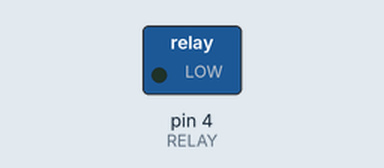
Recording of a sketch running on a simulated Arduino Uno, built with avr-gcc and run on an emulated ATmega328P. Shown: switched loads named in the sketch (green lamp = pin HIGH).

Above: at 4.0 s.
At 5.19 s:
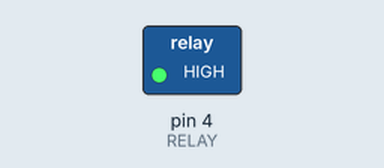
Timing chart, 0 to 8.6 s (numbered marks = the images above):
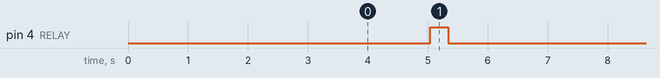

The sketch:

sassbot.ino
```cpp
///              MP3 PLAYER PROJECT
/// http://educ8s.tv/arduino-mp3-player/
//////////////////////////////////////////

#include <SoftwareSerial.h>
SoftwareSerial mySerial(10, 11);
# define Start_Byte 0x7E
# define Version_Byte 0xFF
# define Command_Length 0x06
# define End_Byte 0xEF
# define Acknowledge 0x00 //Returns info with command 0x41 [0x01: info, 0x00: no info]

# define ACTIVATED LOW

#define RELAY 4

boolean isPlaying = false;

#define sassWrite(pin, state) digitalWrite(pin,state)
#define sassSitNWait(time)  delay(time)

void setup () {
pinMode(RELAY, OUTPUT);
sassWrite(RELAY, LOW);
mySerial.begin (9600);
initSass();
}


void loop () {
  execute_CMD(0x01, 0, 0);
  execute_CMD(0x0D, 0, 0);
  sassSitNWait(2000);
  fingerSnap();
  sassSitNWait(2000);
}

void fingerSnap()
{
  sassWrite(RELAY, HIGH);
  sassSitNWait(300);
  sassWrite(RELAY, LOW);
}

void initSass()
{
  execute_CMD(0x3F, 0, 0);
  sassSitNWait(500);
  setVolume(20);
  sassSitNWait(500);
}

void pause()
{
  execute_CMD(0x0E,0,0);
  delay(500);
}

void play()
{
  execute_CMD(0x0D,0,1);
  delay(500);
}

void playNext()
{
  execute_CMD(0x01,0,1);
  delay(500);
}

void playPrevious()
{
  execute_CMD(0x02,0,1);
  delay(500);
}

void setVolume(int volume)
{
  execute_CMD(0x06, 0, volume); // Set the volume (0x00~0x30)
  delay(2000);
}


void execute_CMD(byte CMD, byte Par1, byte Par2)
// Excecute the command and parameters
{
// Calculate the checksum (2 bytes)
word checksum = -(Version_Byte + Command_Length + CMD + Acknowledge + Par1 + Par2);
// Build the command line
byte Command_line[10] = { Start_Byte, Version_Byte, Command_Length, CMD, Acknowledge,
Par1, Par2, highByte(checksum), lowByte(checksum), End_Byte};
//Send the command line to the module
for (byte k=0; k<10; k++)
{
mySerial.write( Command_line[k]);
}
}
```

Measured:
- by itself, pin 4 (RELAY): alternates HIGH for 0.30 s and LOW for 4.0 s
